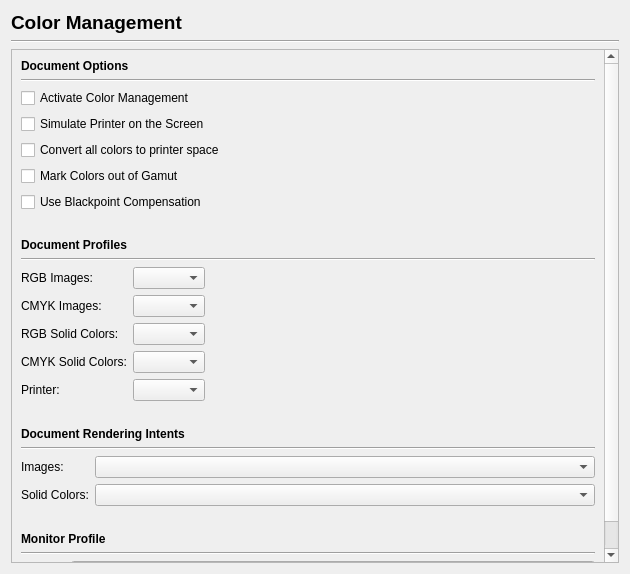
<?xml version="1.0" encoding="UTF-8"?>
<ui version="4.0">
 <author>Petr Vanek &lt;petr@scribus.info&gt;</author>
 <comment>General prefs panel</comment>
 <class>Prefs_ColorManagement</class>
 <widget class="QWidget" name="Prefs_ColorManagement">
  <property name="geometry">
   <rect>
    <x>0</x>
    <y>0</y>
    <width>630</width>
    <height>574</height>
   </rect>
  </property>
  <property name="windowTitle">
   <string>Form</string>
  </property>
  <layout class="QVBoxLayout" name="verticalLayout">
   <item>
    <widget class="QLabel" name="titleLabel">
     <property name="font">
      <font>
       <pointsize>14</pointsize>
       <weight>75</weight>
       <bold>true</bold>
      </font>
     </property>
     <property name="text">
      <string>Color Management</string>
     </property>
    </widget>
   </item>
   <item>
    <widget class="Line" name="line">
     <property name="orientation">
      <enum>Qt::Horizontal</enum>
     </property>
    </widget>
   </item>
   <item>
    <widget class="QScrollArea" name="scrollArea">
     <property name="widgetResizable">
      <bool>true</bool>
     </property>
     <widget class="QWidget" name="scrollAreaWidgetContents_2">
      <property name="geometry">
       <rect>
        <x>0</x>
        <y>0</y>
        <width>587</width>
        <height>631</height>
       </rect>
      </property>
      <layout class="QVBoxLayout" name="verticalLayout_2">
       <item>
        <widget class="QLabel" name="label_7">
         <property name="font">
          <font>
           <weight>75</weight>
           <bold>true</bold>
          </font>
         </property>
         <property name="text">
          <string>Document Options</string>
         </property>
        </widget>
       </item>
       <item>
        <widget class="Line" name="line_4">
         <property name="orientation">
          <enum>Qt::Horizontal</enum>
         </property>
        </widget>
       </item>
       <item>
        <widget class="QCheckBox" name="activateCMCheckBox">
         <property name="text">
          <string>Activate Color Management</string>
         </property>
        </widget>
       </item>
       <item>
        <widget class="QCheckBox" name="simulatePrinterOnScreenCheckBox">
         <property name="text">
          <string>Simulate Printer on the Screen</string>
         </property>
        </widget>
       </item>
       <item>
        <widget class="QCheckBox" name="convertAllColorsToPrinterSpaceCheckBox">
         <property name="text">
          <string>Convert all colors to printer space</string>
         </property>
        </widget>
       </item>
       <item>
        <widget class="QCheckBox" name="markColorsOutOfGamutCheckBox">
         <property name="text">
          <string>Mark Colors out of Gamut</string>
         </property>
        </widget>
       </item>
       <item>
        <widget class="QCheckBox" name="useBlackpointCompensationCheckBox">
         <property name="text">
          <string>Use Blackpoint Compensation</string>
         </property>
        </widget>
       </item>
       <item>
        <spacer name="verticalSpacer">
         <property name="orientation">
          <enum>Qt::Vertical</enum>
         </property>
         <property name="sizeType">
          <enum>QSizePolicy::Fixed</enum>
         </property>
         <property name="sizeHint" stdset="0">
          <size>
           <width>20</width>
           <height>20</height>
          </size>
         </property>
        </spacer>
       </item>
       <item>
        <widget class="QLabel" name="label">
         <property name="font">
          <font>
           <weight>75</weight>
           <bold>true</bold>
          </font>
         </property>
         <property name="text">
          <string>Document Profiles</string>
         </property>
        </widget>
       </item>
       <item>
        <widget class="Line" name="line_2">
         <property name="orientation">
          <enum>Qt::Horizontal</enum>
         </property>
        </widget>
       </item>
       <item>
        <layout class="QFormLayout" name="formLayout">
         <property name="fieldGrowthPolicy">
          <enum>QFormLayout::FieldsStayAtSizeHint</enum>
         </property>
         <property name="formAlignment">
          <set>Qt::AlignLeading|Qt::AlignLeft|Qt::AlignTop</set>
         </property>
         <item row="0" column="0">
          <widget class="QLabel" name="textLabel7">
           <property name="text">
            <string>RGB Images:</string>
           </property>
           <property name="wordWrap">
            <bool>false</bool>
           </property>
          </widget>
         </item>
         <item row="0" column="1">
          <widget class="QComboBox" name="rgbImageProfileComboBox">
           <property name="sizePolicy">
            <sizepolicy hsizetype="Preferred" vsizetype="Fixed">
             <horstretch>0</horstretch>
             <verstretch>0</verstretch>
            </sizepolicy>
           </property>
          </widget>
         </item>
         <item row="1" column="0">
          <widget class="QLabel" name="textLabel8">
           <property name="text">
            <string>CMYK Images:</string>
           </property>
           <property name="wordWrap">
            <bool>false</bool>
           </property>
          </widget>
         </item>
         <item row="1" column="1">
          <widget class="QComboBox" name="cmykImageProfileComboBox">
           <property name="sizePolicy">
            <sizepolicy hsizetype="Preferred" vsizetype="Fixed">
             <horstretch>0</horstretch>
             <verstretch>0</verstretch>
            </sizepolicy>
           </property>
          </widget>
         </item>
         <item row="2" column="0">
          <widget class="QLabel" name="textLabel9">
           <property name="text">
            <string>RGB Solid Colors:</string>
           </property>
           <property name="wordWrap">
            <bool>false</bool>
           </property>
          </widget>
         </item>
         <item row="2" column="1">
          <widget class="QComboBox" name="rgbSolidProfileComboBox"/>
         </item>
         <item row="3" column="0">
          <widget class="QLabel" name="textLabel10">
           <property name="text">
            <string>CMYK Solid Colors:</string>
           </property>
           <property name="wordWrap">
            <bool>false</bool>
           </property>
          </widget>
         </item>
         <item row="3" column="1">
          <widget class="QComboBox" name="cmykSolidProfileComboBox"/>
         </item>
         <item row="4" column="0">
          <widget class="QLabel" name="label_3">
           <property name="text">
            <string>Printer:</string>
           </property>
          </widget>
         </item>
         <item row="4" column="1">
          <widget class="QComboBox" name="printerProfileComboBox"/>
         </item>
        </layout>
       </item>
       <item>
        <spacer name="verticalSpacer_4">
         <property name="orientation">
          <enum>Qt::Vertical</enum>
         </property>
         <property name="sizeType">
          <enum>QSizePolicy::Fixed</enum>
         </property>
         <property name="sizeHint" stdset="0">
          <size>
           <width>20</width>
           <height>20</height>
          </size>
         </property>
        </spacer>
       </item>
       <item>
        <widget class="QLabel" name="label_4">
         <property name="font">
          <font>
           <weight>75</weight>
           <bold>true</bold>
          </font>
         </property>
         <property name="text">
          <string>Document Rendering Intents</string>
         </property>
        </widget>
       </item>
       <item>
        <widget class="Line" name="line_3">
         <property name="orientation">
          <enum>Qt::Horizontal</enum>
         </property>
        </widget>
       </item>
       <item>
        <layout class="QFormLayout" name="formLayout_2">
         <property name="formAlignment">
          <set>Qt::AlignLeading|Qt::AlignLeft|Qt::AlignTop</set>
         </property>
         <item row="0" column="0">
          <widget class="QLabel" name="label_5">
           <property name="text">
            <string>Images:</string>
           </property>
          </widget>
         </item>
         <item row="0" column="1">
          <widget class="QComboBox" name="imageRenderingIntentComboBox"/>
         </item>
         <item row="1" column="0">
          <widget class="QLabel" name="label_6">
           <property name="text">
            <string>Solid Colors:</string>
           </property>
          </widget>
         </item>
         <item row="1" column="1">
          <widget class="QComboBox" name="solidColorsRenderingIntentComboBox"/>
         </item>
        </layout>
       </item>
       <item>
        <spacer>
         <property name="orientation">
          <enum>Qt::Vertical</enum>
         </property>
         <property name="sizeType">
          <enum>QSizePolicy::Fixed</enum>
         </property>
         <property name="sizeHint" stdset="0">
          <size>
           <width>20</width>
           <height>20</height>
          </size>
         </property>
        </spacer>
       </item>
       <item>
        <widget class="QLabel" name="monitorProfileLabel">
         <property name="font">
          <font>
           <weight>75</weight>
           <bold>true</bold>
          </font>
         </property>
         <property name="text">
          <string>Monitor Profile</string>
         </property>
        </widget>
       </item>
       <item>
        <widget class="Line" name="monitorProfileLine">
         <property name="orientation">
          <enum>Qt::Horizontal</enum>
         </property>
        </widget>
       </item>
       <item>
        <layout class="QFormLayout" name="formLayout_3">
         <property name="fieldGrowthPolicy">
          <enum>QFormLayout::AllNonFixedFieldsGrow</enum>
         </property>
         <item row="0" column="1">
          <widget class="QComboBox" name="monitorProfileComboBox"/>
         </item>
         <item row="0" column="0">
          <widget class="QLabel" name="monitorLabel">
           <property name="text">
            <string>Monitor:</string>
           </property>
          </widget>
         </item>
        </layout>
       </item>
       <item>
        <spacer name="verticalSpacer_3">
         <property name="orientation">
          <enum>Qt::Vertical</enum>
         </property>
         <property name="sizeHint" stdset="0">
          <size>
           <width>20</width>
           <height>38</height>
          </size>
         </property>
        </spacer>
       </item>
      </layout>
     </widget>
    </widget>
   </item>
  </layout>
 </widget>
 <resources/>
 <connections/>
</ui>
